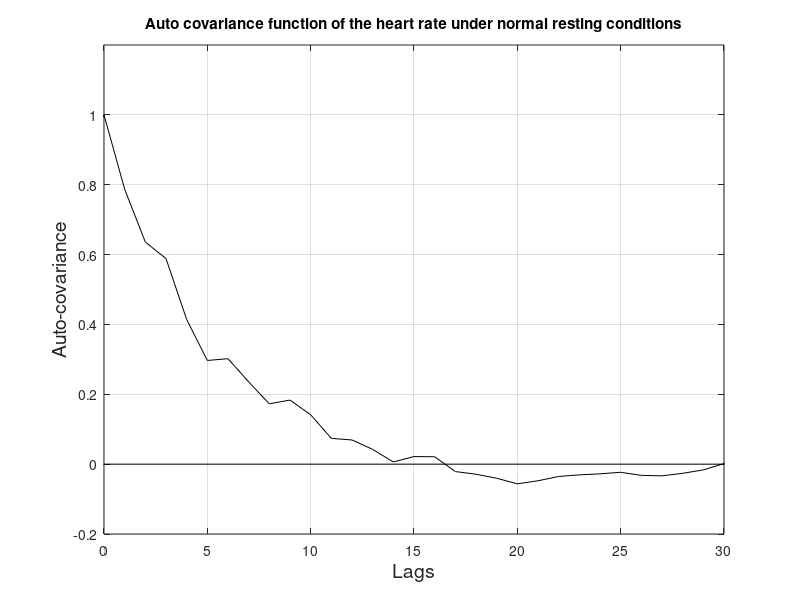

Here is the MATLAB script that generated this plot:
clear all;
close all;
clc;

load Hr_pre; %Load normal HR data
[c,lags] = xcov(hr_pre,'coeff');
x=c';

% Plot and label data.
plot(lags,x,'k');
hold on
plot([lags(1), lags(end)], [0 0],'k'); % Plot a zero line
xlabel('Lags','FontSize',14);
ylabel('Auto-covariance','FontSize',14);
axis([0 30 -.2 1.2]);
title('Auto covariance function of the heart rate under normal resting conditions');
grid on;